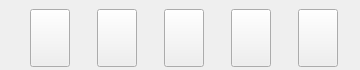
<?xml version="1.0" encoding="UTF-8"?>
<ui version="4.0">
 <class>NoteCreationMenuWidget</class>
 <widget class="QWidget" name="NoteCreationMenuWidget">
  <property name="geometry">
   <rect>
    <x>0</x>
    <y>0</y>
    <width>360</width>
    <height>70</height>
   </rect>
  </property>
  <property name="sizePolicy">
   <sizepolicy hsizetype="Fixed" vsizetype="Fixed">
    <horstretch>0</horstretch>
    <verstretch>0</verstretch>
   </sizepolicy>
  </property>
  <property name="minimumSize">
   <size>
    <width>360</width>
    <height>70</height>
   </size>
  </property>
  <property name="maximumSize">
   <size>
    <width>360</width>
    <height>70</height>
   </size>
  </property>
  <property name="windowTitle">
   <string>Note creation</string>
  </property>
  <property name="windowIcon">
   <iconset resource="../../resources/icons/common/common_icons.qrc">
    <normaloff>:/common/notessa_logo.png</normaloff>:/common/notessa_logo.png</iconset>
  </property>
  <widget class="QWidget" name="layoutWidget">
   <property name="geometry">
    <rect>
     <x>9</x>
     <y>9</y>
     <width>351</width>
     <height>58</height>
    </rect>
   </property>
   <layout class="QHBoxLayout" name="horizontalLayout">
    <property name="sizeConstraint">
     <enum>QLayout::SizeConstraint::SetMinimumSize</enum>
    </property>
    <item>
     <widget class="QPushButton" name="create_text_note_button">
      <property name="sizePolicy">
       <sizepolicy hsizetype="Fixed" vsizetype="Minimum">
        <horstretch>0</horstretch>
        <verstretch>0</verstretch>
       </sizepolicy>
      </property>
      <property name="toolTip">
       <string>Create Text note</string>
      </property>
      <property name="locale">
       <locale language="English" country="UnitedStates"/>
      </property>
      <property name="text">
       <string/>
      </property>
      <property name="icon">
       <iconset resource="../../resources/icons/note_type/note_type_icons.qrc">
        <normaloff>:/note_type/text.png</normaloff>:/note_type/text.png</iconset>
      </property>
      <property name="iconSize">
       <size>
        <width>48</width>
        <height>48</height>
       </size>
      </property>
     </widget>
    </item>
    <item>
     <widget class="QPushButton" name="create_voice_note_button">
      <property name="sizePolicy">
       <sizepolicy hsizetype="Fixed" vsizetype="Minimum">
        <horstretch>0</horstretch>
        <verstretch>0</verstretch>
       </sizepolicy>
      </property>
      <property name="toolTip">
       <string>Create Voice note</string>
      </property>
      <property name="locale">
       <locale language="English" country="UnitedStates"/>
      </property>
      <property name="text">
       <string/>
      </property>
      <property name="icon">
       <iconset resource="../../resources/icons/note_type/note_type_icons.qrc">
        <normaloff>:/note_type/voice.png</normaloff>:/note_type/voice.png</iconset>
      </property>
      <property name="iconSize">
       <size>
        <width>48</width>
        <height>48</height>
       </size>
      </property>
     </widget>
    </item>
    <item>
     <widget class="QPushButton" name="create_video_note_button">
      <property name="sizePolicy">
       <sizepolicy hsizetype="Fixed" vsizetype="Minimum">
        <horstretch>0</horstretch>
        <verstretch>0</verstretch>
       </sizepolicy>
      </property>
      <property name="toolTip">
       <string>Create Video note</string>
      </property>
      <property name="locale">
       <locale language="English" country="UnitedStates"/>
      </property>
      <property name="text">
       <string/>
      </property>
      <property name="icon">
       <iconset resource="../../resources/icons/note_type/note_type_icons.qrc">
        <normaloff>:/note_type/video.png</normaloff>:/note_type/video.png</iconset>
      </property>
      <property name="iconSize">
       <size>
        <width>48</width>
        <height>48</height>
       </size>
      </property>
     </widget>
    </item>
    <item>
     <widget class="QPushButton" name="create_paint_note_button">
      <property name="sizePolicy">
       <sizepolicy hsizetype="Fixed" vsizetype="Minimum">
        <horstretch>0</horstretch>
        <verstretch>0</verstretch>
       </sizepolicy>
      </property>
      <property name="toolTip">
       <string>Create Paint note</string>
      </property>
      <property name="locale">
       <locale language="English" country="UnitedStates"/>
      </property>
      <property name="text">
       <string/>
      </property>
      <property name="icon">
       <iconset resource="../../resources/icons/note_type/note_type_icons.qrc">
        <normaloff>:/note_type/paint.png</normaloff>:/note_type/paint.png</iconset>
      </property>
      <property name="iconSize">
       <size>
        <width>48</width>
        <height>48</height>
       </size>
      </property>
     </widget>
    </item>
    <item>
     <widget class="QPushButton" name="create_todo_note_button">
      <property name="sizePolicy">
       <sizepolicy hsizetype="Fixed" vsizetype="Minimum">
        <horstretch>0</horstretch>
        <verstretch>0</verstretch>
       </sizepolicy>
      </property>
      <property name="toolTip">
       <string>Create Todo note</string>
      </property>
      <property name="locale">
       <locale language="English" country="UnitedStates"/>
      </property>
      <property name="text">
       <string/>
      </property>
      <property name="icon">
       <iconset resource="../../resources/icons/note_type/note_type_icons.qrc">
        <normaloff>:/note_type/todo.png</normaloff>:/note_type/todo.png</iconset>
      </property>
      <property name="iconSize">
       <size>
        <width>48</width>
        <height>48</height>
       </size>
      </property>
     </widget>
    </item>
   </layout>
  </widget>
 </widget>
 <resources>
  <include location="../../resources/icons/note_type/note_type_icons.qrc"/>
  <include location="../../resources/icons/common/common_icons.qrc"/>
 </resources>
 <connections/>
</ui>
